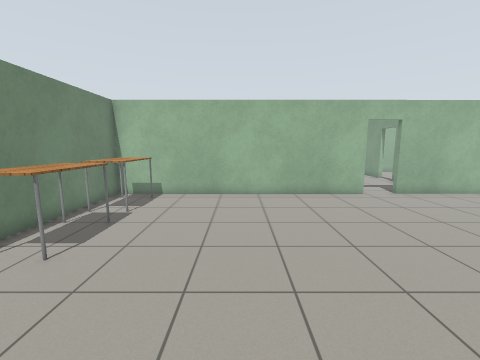
View 1 (above)

19 first-person views from a walk through a Gazebo world. The camera is 1.3 m above the floor, tilts 8° down and sees 90° across. Floor lines are 1 m apart. The floor is counted in squares, 0.5 m on a side. Each view is taken from the middle of a square. On the plan, view 1 faces up. The plan holds only what a view shows up to about 17 squares ahead; the rest is blank. The place goes on beyond the plan. Robots are left out. Gazebo's built-in surfaces are drawn with simple patterns. Some surface patterns are stand-ins.

View 2
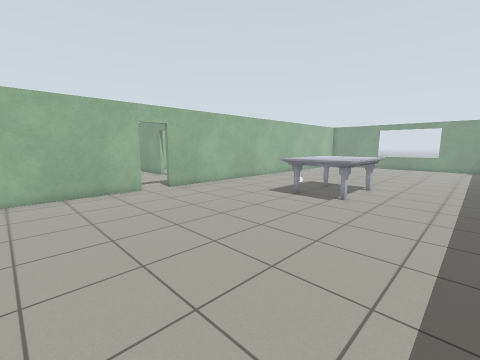

View 3
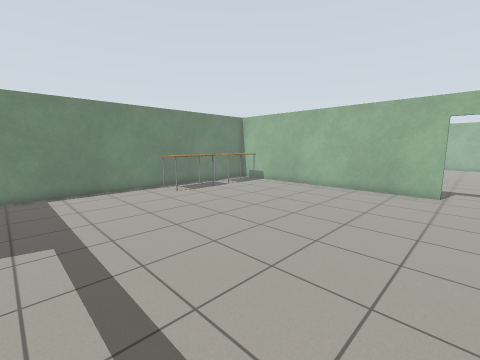

View 4
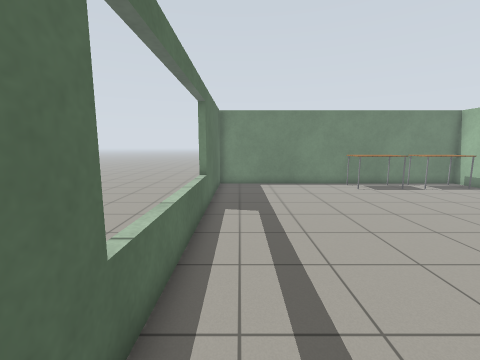

View 5
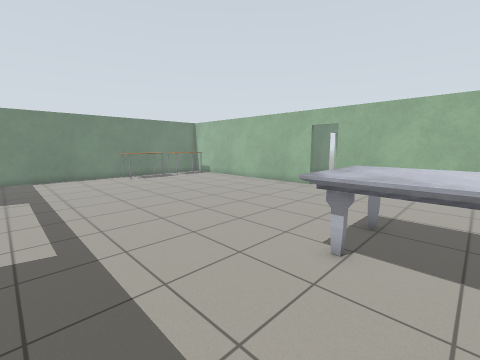

View 6
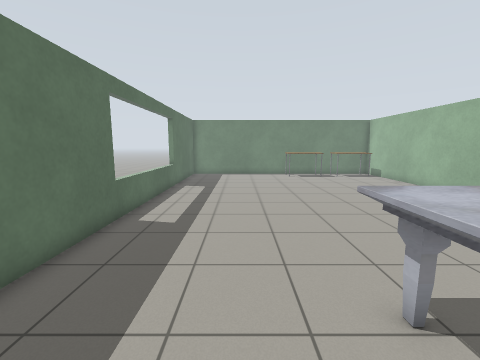

View 7
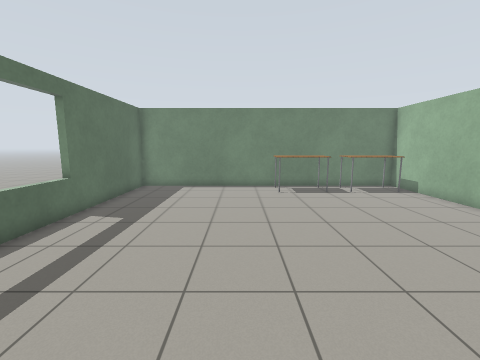

View 8
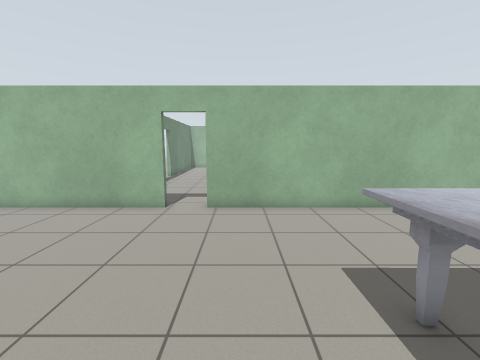

View 9
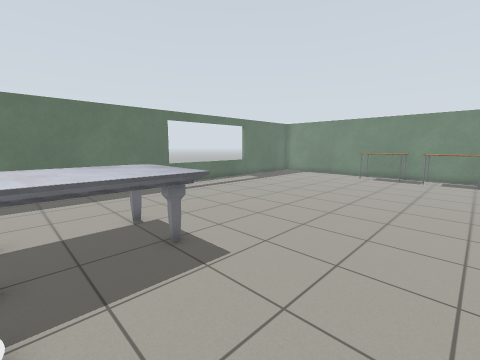

View 10
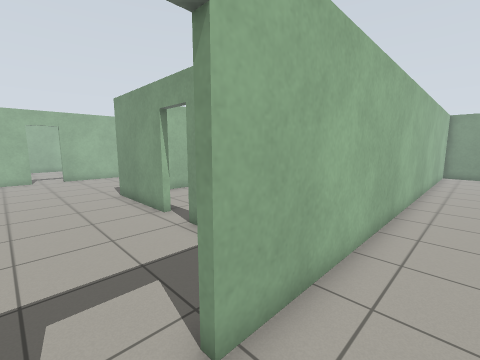

View 11
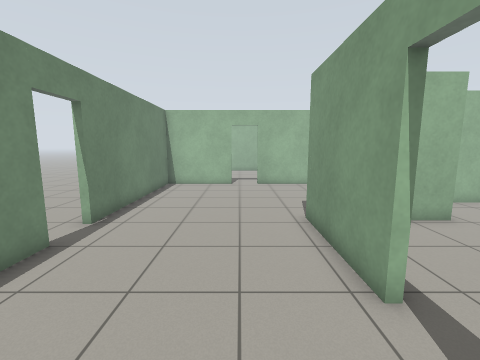

View 12
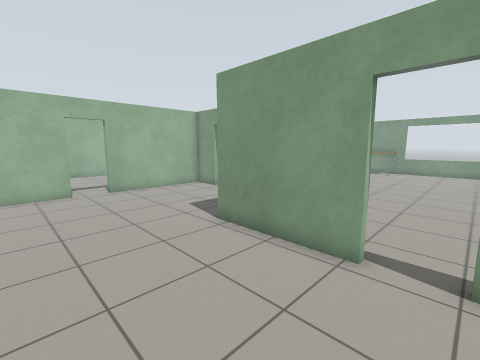

View 13
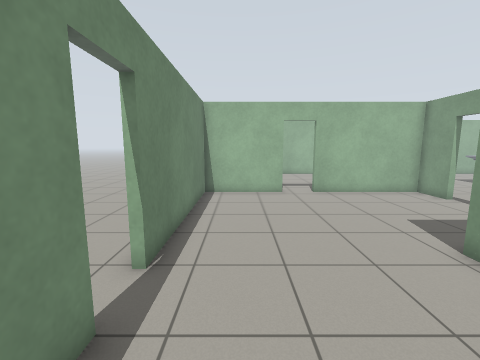

View 14
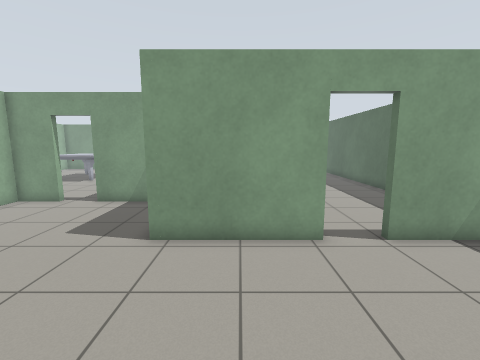

View 15
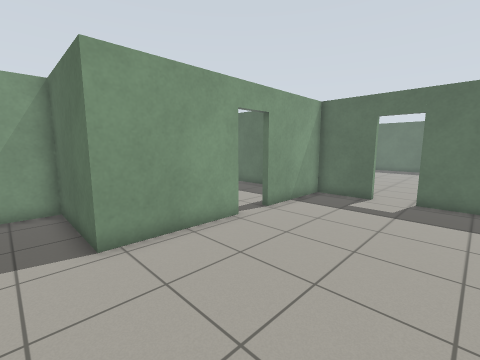

View 16
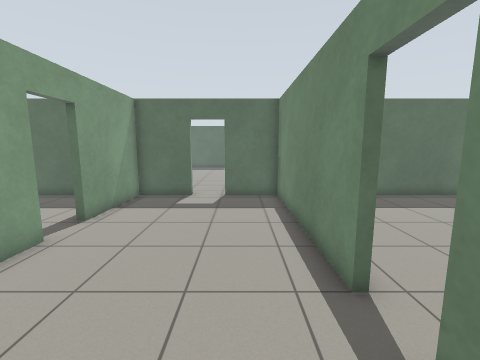

View 17
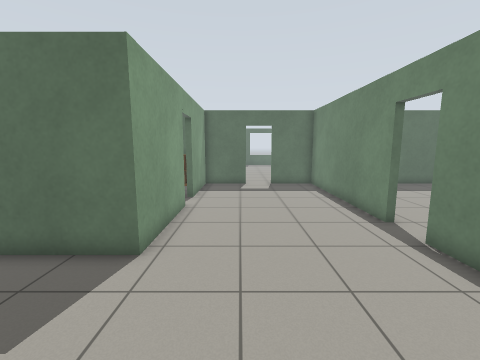

View 18
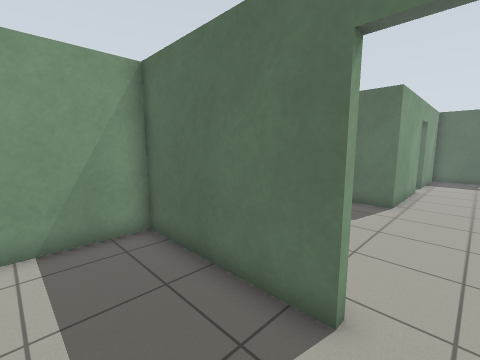

View 19
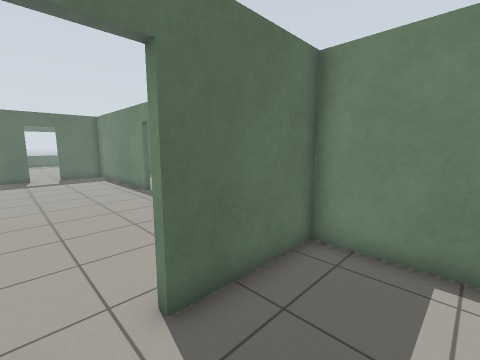

### Floor plan
Points are (right, up) in squares from view 1. A wall is a line through its corners. A room is listed if a view was taken in it or the views show most of it. See-through windows are left out.
Room 1 (views 1, 2, 3, 4, 5, 6, 7, 8, 9, 10)
walls: (6.9, 13) (-6.7, 13) (-6.7, -3.4) (16.1, -3.4); (16.5, 13) (8.5, 13)
ways out: open door at (7.5, 13) to room 2
objects: table (-6, 5) to (-4, 8); table (-6, 9) to (-4, 12); marble table (12, 3) to (16, 7); other object (16, 8)
Room 2 (views 11, 12, 13, 14, 15, 16, 17)
walls: (11.4, 19.6) (11.4, 24.5) (16.2, 24.5) (16.2, 28.9); (4, 22.1) (4, 13.3) (6.8, 13.3); (8.5, 32.5) (4, 32.5) (4, 23.8); (16.2, 30.5) (16.2, 32.5) (10.1, 32.5); (8.5, 13.3) (11.4, 13.3) (11.4, 18)
ways out: open door at (7.5, 13) to room 1; open door at (9.5, 33) to room 3; open door at (4, 22.5); open door at (11.7, 18.7); open door at (16, 29.5)
Room 3 (views 18, 19)
walls: (10.1, 32.9) (16.2, 32.9) (16.2, 36.3); (4, 36.2) (4, 32.9) (8.5, 32.9)
ways out: open door at (9.5, 33) to room 2

Positions as (right, up) in squares from view 1, and headings:
1: (0, 0), facing up
2: (1, -1), facing up-right
3: (8, -2), facing up-left
4: (10, -2), facing left
5: (15, -2), facing up-left
6: (16, 1), facing left
7: (9, 3), facing left
8: (10, 3), facing up
9: (16, 12), facing down-left
10: (7, 11), facing up-right
11: (9, 16), facing up
12: (6, 18), facing up-right
13: (6, 19), facing up
14: (5, 22), facing right
15: (5, 26), facing down-right
16: (6, 26), facing down
17: (9, 30), facing down
18: (9, 36), facing down-right
19: (10, 36), facing down-left
